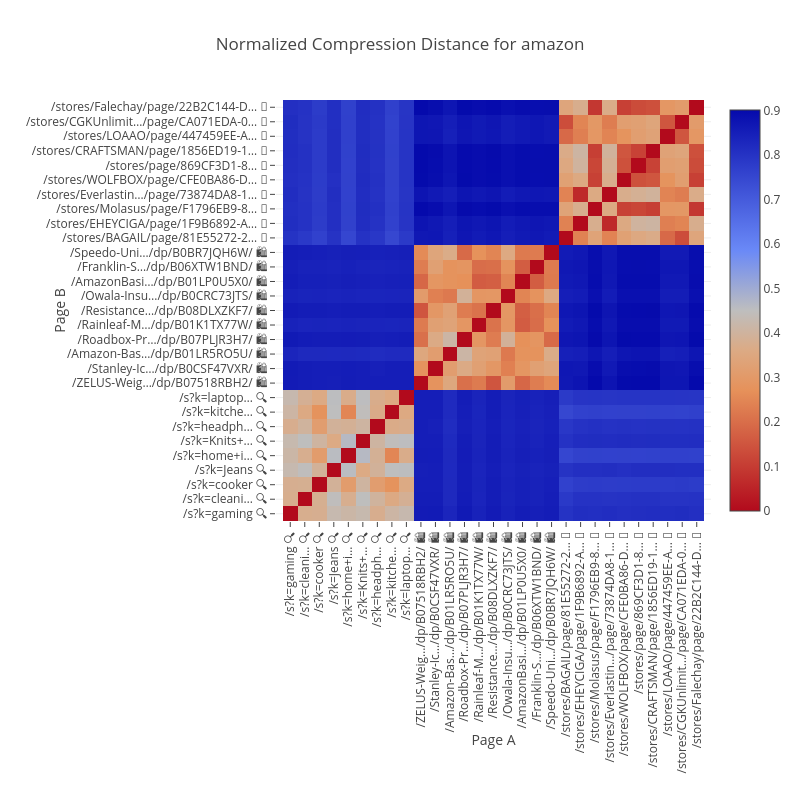

Write notebook code for a chart like this one.
### Code cell
benchmarks::bench_tests::distance_matrix::heatmap(&zstd, "amazon")

### Figure 1 — Plotly figure (JSON) as saved in the notebook; plotly's stock layout.template omitted (floating-point values rounded to 4 significant figures; data arrays with more than 128 entries replaced by an {"elided": "..."} marker saying what was removed)
{"data": [{"reversescale": true, "type": "heatmap", "x": ["/s?k=gaming 🔍", "/s?k=cleani… 🔍", "/s?k=cooker 🔍", "/s?k=Jeans 🔍", "/s?k=home+i… 🔍", "/s?k=Knits+… 🔍", "/s?k=headph… 🔍", "/s?k=kitche… 🔍", "/s?k=laptop… 🔍", "/ZELUS-Weig…/dp/B07518RBH2/ 🛍️", "/Stanley-Ic…/dp/B0CSF47VXR/ 🛍️", "/Amazon-Bas…/dp/B01LR5RO5U/ 🛍️", "/Roadbox-Pr…/dp/B07PLJR3H7/ 🛍️", "/Rainleaf-M…/dp/B01K1TX77W/ 🛍️", "/Resistance…/dp/B08DLXZKF7/ 🛍️", "/Owala-Insu…/dp/B0CRC73JTS/ 🛍️", "/AmazonBasi…/dp/B01LP0U5X0/ 🛍️", "/Franklin-S…/dp/B06XTW1BND/ 🛍️", "/Speedo-Uni…/dp/B0BR7JQH6W/ 🛍️", "/stores/BAGAIL/page/81E55272-2… 🏬", "/stores/EHEYCIGA/page/1F9B6892-A… 🏬", "/stores/Molasus/page/F1796EB9-8… 🏬", "/stores/Everlastin…/page/73874DA8-1… 🏬", "/stores/WOLFBOX/page/CFE0BA86-D… 🏬", "/stores/page/869CF3D1-8… 🏬", "/stores/CRAFTSMAN/page/1856ED19-1… 🏬", "/stores/LOAAO/page/447459EE-A… 🏬", "/stores/CGKUnlimit…/page/CA071EDA-0… 🏬", "/stores/Falechay/page/22B2C144-D… 🏬"], "y": ["/s?k=gaming 🔍", "/s?k=cleani… 🔍", "/s?k=cooker 🔍", "/s?k=Jeans 🔍", "/s?k=home+i… 🔍", "/s?k=Knits+… 🔍", "/s?k=headph… 🔍", "/s?k=kitche… 🔍", "/s?k=laptop… 🔍", "/ZELUS-Weig…/dp/B07518RBH2/ 🛍️", "/Stanley-Ic…/dp/B0CSF47VXR/ 🛍️", "/Amazon-Bas…/dp/B01LR5RO5U/ 🛍️", "/Roadbox-Pr…/dp/B07PLJR3H7/ 🛍️", "/Rainleaf-M…/dp/B01K1TX77W/ 🛍️", "/Resistance…/dp/B08DLXZKF7/ 🛍️", "/Owala-Insu…/dp/B0CRC73JTS/ 🛍️", "/AmazonBasi…/dp/B01LP0U5X0/ 🛍️", "/Franklin-S…/dp/B06XTW1BND/ 🛍️", "/Speedo-Uni…/dp/B0BR7JQH6W/ 🛍️", "/stores/BAGAIL/page/81E55272-2… 🏬", "/stores/EHEYCIGA/page/1F9B6892-A… 🏬", "/stores/Molasus/page/F1796EB9-8… 🏬", "/stores/Everlastin…/page/73874DA8-1… 🏬", "/stores/WOLFBOX/page/CFE0BA86-D… 🏬", "/stores/page/869CF3D1-8… 🏬", "/stores/CRAFTSMAN/page/1856ED19-1… 🏬", "/stores/LOAAO/page/447459EE-A… 🏬", "/stores/CGKUnlimit…/page/CA071EDA-0… 🏬", "/stores/Falechay/page/22B2C144-D… 🏬"], "z": {"elided": "29x29 float values"}}], "layout": {"height": 800, "title": {"text": "Normalized Compression Distance for amazon"}, "width": 800, "xaxis": {"automargin": true, "side": "bottom", "tickangle": -90, "ticktext": ["/s?k=gaming 🔍", "/s?k=cleani… 🔍", "/s?k=cooker 🔍", "/s?k=Jeans 🔍", "/s?k=home+i… 🔍", "/s?k=Knits+… 🔍", "/s?k=headph… 🔍", "/s?k=kitche… 🔍", "/s?k=laptop… 🔍", "/ZELUS-Weig…/dp/B07518RBH2/ 🛍️", "/Stanley-Ic…/dp/B0CSF47VXR/ 🛍️", "/Amazon-Bas…/dp/B01LR5RO5U/ 🛍️", "/Roadbox-Pr…/dp/B07PLJR3H7/ 🛍️", "/Rainleaf-M…/dp/B01K1TX77W/ 🛍️", "/Resistance…/dp/B08DLXZKF7/ 🛍️", "/Owala-Insu…/dp/B0CRC73JTS/ 🛍️", "/AmazonBasi…/dp/B01LP0U5X0/ 🛍️", "/Franklin-S…/dp/B06XTW1BND/ 🛍️", "/Speedo-Uni…/dp/B0BR7JQH6W/ 🛍️", "/stores/BAGAIL/page/81E55272-2… 🏬", "/stores/EHEYCIGA/page/1F9B6892-A… 🏬", "/stores/Molasus/page/F1796EB9-8… 🏬", "/stores/Everlastin…/page/73874DA8-1… 🏬", "/stores/WOLFBOX/page/CFE0BA86-D… 🏬", "/stores/page/869CF3D1-8… 🏬", "/stores/CRAFTSMAN/page/1856ED19-1… 🏬", "/stores/LOAAO/page/447459EE-A… 🏬", "/stores/CGKUnlimit…/page/CA071EDA-0… 🏬", "/stores/Falechay/page/22B2C144-D… 🏬"], "title": {"text": "Page A"}}, "yaxis": {"automargin": true, "scaleanchor": "x", "ticktext": ["/s?k=gaming 🔍", "/s?k=cleani… 🔍", "/s?k=cooker 🔍", "/s?k=Jeans 🔍", "/s?k=home+i… 🔍", "/s?k=Knits+… 🔍", "/s?k=headph… 🔍", "/s?k=kitche… 🔍", "/s?k=laptop… 🔍", "/ZELUS-Weig…/dp/B07518RBH2/ 🛍️", "/Stanley-Ic…/dp/B0CSF47VXR/ 🛍️", "/Amazon-Bas…/dp/B01LR5RO5U/ 🛍️", "/Roadbox-Pr…/dp/B07PLJR3H7/ 🛍️", "/Rainleaf-M…/dp/B01K1TX77W/ 🛍️", "/Resistance…/dp/B08DLXZKF7/ 🛍️", "/Owala-Insu…/dp/B0CRC73JTS/ 🛍️", "/AmazonBasi…/dp/B01LP0U5X0/ 🛍️", "/Franklin-S…/dp/B06XTW1BND/ 🛍️", "/Speedo-Uni…/dp/B0BR7JQH6W/ 🛍️", "/stores/BAGAIL/page/81E55272-2… 🏬", "/stores/EHEYCIGA/page/1F9B6892-A… 🏬", "/stores/Molasus/page/F1796EB9-8… 🏬", "/stores/Everlastin…/page/73874DA8-1… 🏬", "/stores/WOLFBOX/page/CFE0BA86-D… 🏬", "/stores/page/869CF3D1-8… 🏬", "/stores/CRAFTSMAN/page/1856ED19-1… 🏬", "/stores/LOAAO/page/447459EE-A… 🏬", "/stores/CGKUnlimit…/page/CA071EDA-0… 🏬", "/stores/Falechay/page/22B2C144-D… 🏬"], "title": {"text": "Page B"}}}}
